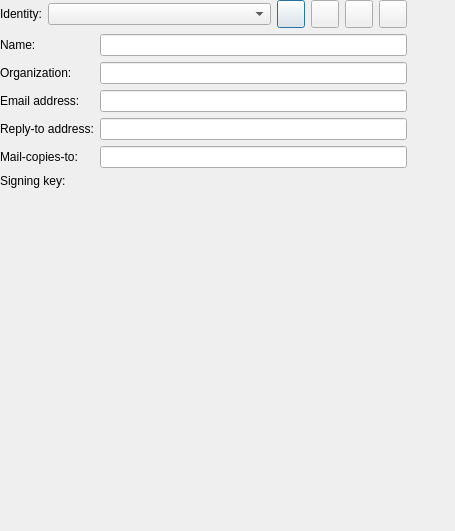
<?xml version="1.0" encoding="UTF-8"?>
<ui version="4.0">
 <author>Olivier Trichet &lt;nive@nivalis.org&gt;</author>
 <class>KNode::IdentityEditionDialog</class>
 <widget class="KDialog" name="KNode::IdentityEditionDialog">
  <property name="geometry">
   <rect>
    <x>0</x>
    <y>0</y>
    <width>455</width>
    <height>531</height>
   </rect>
  </property>
  <widget class="QWidget" name="page" native="true">
   <property name="geometry">
    <rect>
     <x>0</x>
     <y>0</y>
     <width>407</width>
     <height>229</height>
    </rect>
   </property>
   <layout class="QGridLayout" name="gridLayout">
    <item row="0" column="0">
     <layout class="QHBoxLayout" name="mIdentityManagementLayout">
      <item>
       <widget class="QLabel" name="mIdentitySelectorLabel">
        <property name="text">
         <string comment="@label:listbox">Identity:</string>
        </property>
        <property name="buddy">
         <cstring>mIdentitySelector</cstring>
        </property>
       </widget>
      </item>
      <item>
       <widget class="KComboBox" name="mIdentitySelector">
        <property name="sizePolicy">
         <sizepolicy hsizetype="MinimumExpanding" vsizetype="Fixed">
          <horstretch>0</horstretch>
          <verstretch>0</verstretch>
         </sizepolicy>
        </property>
       </widget>
      </item>
      <item>
       <widget class="KPushButton" name="mButtonNewIdentity">
        <property name="sizePolicy">
         <sizepolicy hsizetype="Fixed" vsizetype="Fixed">
          <horstretch>0</horstretch>
          <verstretch>0</verstretch>
         </sizepolicy>
        </property>
        <property name="minimumSize">
         <size>
          <width>28</width>
          <height>28</height>
         </size>
        </property>
        <property name="maximumSize">
         <size>
          <width>28</width>
          <height>28</height>
         </size>
        </property>
        <property name="toolTip">
         <string>Create an identity</string>
        </property>
       </widget>
      </item>
      <item>
       <widget class="KPushButton" name="mButtonDuplicateIdentity">
        <property name="sizePolicy">
         <sizepolicy hsizetype="Fixed" vsizetype="Fixed">
          <horstretch>0</horstretch>
          <verstretch>0</verstretch>
         </sizepolicy>
        </property>
        <property name="minimumSize">
         <size>
          <width>28</width>
          <height>28</height>
         </size>
        </property>
        <property name="maximumSize">
         <size>
          <width>28</width>
          <height>28</height>
         </size>
        </property>
        <property name="toolTip">
         <string>Duplicate this identity</string>
        </property>
       </widget>
      </item>
      <item>
       <widget class="KPushButton" name="mButtonRenameIdentity">
        <property name="sizePolicy">
         <sizepolicy hsizetype="Fixed" vsizetype="Fixed">
          <horstretch>0</horstretch>
          <verstretch>0</verstretch>
         </sizepolicy>
        </property>
        <property name="minimumSize">
         <size>
          <width>28</width>
          <height>28</height>
         </size>
        </property>
        <property name="maximumSize">
         <size>
          <width>28</width>
          <height>28</height>
         </size>
        </property>
        <property name="toolTip">
         <string>Rename this identity</string>
        </property>
       </widget>
      </item>
      <item>
       <widget class="KPushButton" name="mButtonRemoveIdentity">
        <property name="sizePolicy">
         <sizepolicy hsizetype="Fixed" vsizetype="Fixed">
          <horstretch>0</horstretch>
          <verstretch>0</verstretch>
         </sizepolicy>
        </property>
        <property name="minimumSize">
         <size>
          <width>28</width>
          <height>28</height>
         </size>
        </property>
        <property name="maximumSize">
         <size>
          <width>28</width>
          <height>28</height>
         </size>
        </property>
        <property name="toolTip">
         <string>Remove this identity</string>
        </property>
       </widget>
      </item>
     </layout>
    </item>
    <item row="1" column="0">
     <layout class="QFormLayout" name="mEditLinesLayout">
      <property name="fieldGrowthPolicy">
       <enum>QFormLayout::ExpandingFieldsGrow</enum>
      </property>
      <item row="0" column="0">
       <widget class="QLabel" name="mNameLabel">
        <property name="whatsThis">
         <string>&lt;qt&gt;
  &lt;p&gt;Your name as it will appear to others reading your articles.&lt;/p&gt;
  &lt;p&gt;Ex: &lt;b&gt;John Stuart Masterson III&lt;/b&gt;.&lt;/p&gt;
&lt;/qt&gt;</string>
        </property>
        <property name="text">
         <string comment="@label:textbox Name of the user in a message">Name:</string>
        </property>
        <property name="buddy">
         <cstring>mNameEdit</cstring>
        </property>
       </widget>
      </item>
      <item row="0" column="1">
       <widget class="KLineEdit" name="mNameEdit">
        <property name="whatsThis">
         <string>&lt;qt&gt;
  &lt;p&gt;Your name as it will appear to others reading your articles.&lt;/p&gt;
  &lt;p&gt;Ex: &lt;b&gt;John Stuart Masterson III&lt;/b&gt;.&lt;/p&gt;
&lt;/qt&gt;</string>
        </property>
       </widget>
      </item>
      <item row="1" column="0">
       <widget class="QLabel" name="mOrganisationLabel">
        <property name="whatsThis">
         <string>&lt;qt&gt;
  &lt;p&gt;The name of the organization you work for.&lt;/p&gt;
  &lt;p&gt;Ex: &lt;b&gt;KNode, Inc&lt;/b&gt;.&lt;/p&gt;
&lt;/qt&gt;</string>
        </property>
        <property name="text">
         <string>Organization:</string>
        </property>
        <property name="buddy">
         <cstring>mOrganisationEdit</cstring>
        </property>
       </widget>
      </item>
      <item row="1" column="1">
       <widget class="KLineEdit" name="mOrganisationEdit">
        <property name="whatsThis">
         <string>&lt;qt&gt;
  &lt;p&gt;The name of the organization you work for.&lt;/p&gt;
  &lt;p&gt;Ex: &lt;b&gt;KNode, Inc&lt;/b&gt;.&lt;/p&gt;
&lt;/qt&gt;</string>
        </property>
       </widget>
      </item>
      <item row="2" column="0">
       <widget class="QLabel" name="mEmailLabel">
        <property name="whatsThis">
         <string>&lt;qt&gt;
  &lt;p&gt;Your email address as it will appear to others reading your articles&lt;/p&gt;
  &lt;p&gt;Ex: &lt;b&gt;nospam@please.com&lt;/b&gt;.&lt;/p&gt;
&lt;/qt&gt;</string>
        </property>
        <property name="text">
         <string>Email address:</string>
        </property>
        <property name="buddy">
         <cstring>mEmailEdit</cstring>
        </property>
       </widget>
      </item>
      <item row="2" column="1">
       <widget class="KLineEdit" name="mEmailEdit">
        <property name="whatsThis">
         <string>&lt;qt&gt;
  &lt;p&gt;Your email address as it will appear to others reading your articles&lt;/p&gt;
  &lt;p&gt;Ex: &lt;b&gt;nospam@please.com&lt;/b&gt;.&lt;/p&gt;
&lt;/qt&gt;</string>
        </property>
       </widget>
      </item>
      <item row="3" column="0">
       <widget class="QLabel" name="mReplytoLabel">
        <property name="whatsThis">
         <string>&lt;qt&gt;
  &lt;p&gt;When someone replies to your article by email, this is the address to which the message will be sent. If you fill in this field, please do so with a real email address.&lt;/p&gt;
  &lt;p&gt;Ex: &lt;b&gt;john@example.com&lt;/b&gt;.&lt;/p&gt;
&lt;/qt&gt;</string>
        </property>
        <property name="text">
         <string>Reply-to address:</string>
        </property>
        <property name="buddy">
         <cstring>mReplytoEdit</cstring>
        </property>
       </widget>
      </item>
      <item row="3" column="1">
       <widget class="KLineEdit" name="mReplytoEdit">
        <property name="whatsThis">
         <string>&lt;qt&gt;
  &lt;p&gt;When someone replies to your article by email, this is the address to which the message will be sent. If you fill in this field, please do so with a real email address.&lt;/p&gt;
  &lt;p&gt;Ex: &lt;b&gt;john@example.com&lt;/b&gt;.&lt;/p&gt;
&lt;/qt&gt;</string>
        </property>
       </widget>
      </item>
      <item row="4" column="0">
       <widget class="QLabel" name="mMailcopiestoLabel">
        <property name="whatsThis">
         <string>&lt;qt&gt;
  &lt;p&gt;When someone replies to your article on a group, you can ask to be sent a copy by email. This is the address to which this copy will be sent. If you fill in this field, please do so with a real email address.&lt;/p&gt;
  &lt;p&gt;Ex: &lt;b&gt;john@example.com&lt;/b&gt;.&lt;/p&gt;
&lt;/qt&gt;</string>
        </property>
        <property name="text">
         <string>Mail-copies-to:</string>
        </property>
        <property name="buddy">
         <cstring>mMailcopiestoEdit</cstring>
        </property>
       </widget>
      </item>
      <item row="4" column="1">
       <widget class="KLineEdit" name="mMailcopiestoEdit">
        <property name="whatsThis">
         <string>&lt;qt&gt;
  &lt;p&gt;When someone replies to your article on a group, you can ask to be sent a copy by email. This is the address to which this copy will be sent. If you fill in this field, please do so with a real email address.&lt;/p&gt;
  &lt;p&gt;Ex: &lt;b&gt;john@example.com&lt;/b&gt;.&lt;/p&gt;
&lt;/qt&gt;</string>
        </property>
       </widget>
      </item>
      <item row="5" column="0">
       <widget class="QLabel" name="mSigningKeyRequesterLabel">
        <property name="whatsThis">
         <string>&lt;qt&gt;&lt;p&gt;The OpenPGP key you choose here will be used to sign your articles.&lt;/p&gt;&lt;/qt&gt;</string>
        </property>
        <property name="text">
         <string>Signing key:</string>
        </property>
       </widget>
      </item>
      <item row="5" column="1">
       <widget class="Kleo::SigningKeyRequester" name="mSigningKeyRequester" native="true">
        <property name="whatsThis">
         <string>&lt;qt&gt;&lt;p&gt;The OpenPGP key you choose here will be used to sign your articles.&lt;/p&gt;&lt;/qt&gt;</string>
        </property>
       </widget>
      </item>
     </layout>
    </item>
    <item row="2" column="0">
     <widget class="KIdentityManagement::SignatureConfigurator" name="mSignatureConfigurator" native="true"/>
    </item>
    <item row="3" column="0">
     <spacer name="verticalSpacer">
      <property name="orientation">
       <enum>Qt::Vertical</enum>
      </property>
      <property name="sizeHint" stdset="0">
       <size>
        <width>20</width>
        <height>40</height>
       </size>
      </property>
     </spacer>
    </item>
   </layout>
  </widget>
 </widget>
 <customwidgets>
  <customwidget>
   <class>KDialog</class>
   <extends>QDialog</extends>
   <header>kdialog.h</header>
   <container>1</container>
  </customwidget>
  <customwidget>
   <class>KPushButton</class>
   <extends>QPushButton</extends>
   <header>kpushbutton.h</header>
  </customwidget>
  <customwidget>
   <class>KLineEdit</class>
   <extends>QLineEdit</extends>
   <header>klineedit.h</header>
  </customwidget>
  <customwidget>
   <class>KComboBox</class>
   <extends>QComboBox</extends>
   <header>kcombobox.h</header>
  </customwidget>
  <customwidget>
   <class>KIdentityManagement::SignatureConfigurator</class>
   <extends>QWidget</extends>
   <header location="global">KIdentityManagement/SignatureConfigurator</header>
   <container>1</container>
  </customwidget>
  <customwidget>
   <class>Kleo::SigningKeyRequester</class>
   <extends>QWidget</extends>
   <header>Libkleo/KeyRequester</header>
   <container>1</container>
  </customwidget>
 </customwidgets>
 <resources/>
 <connections/>
</ui>
